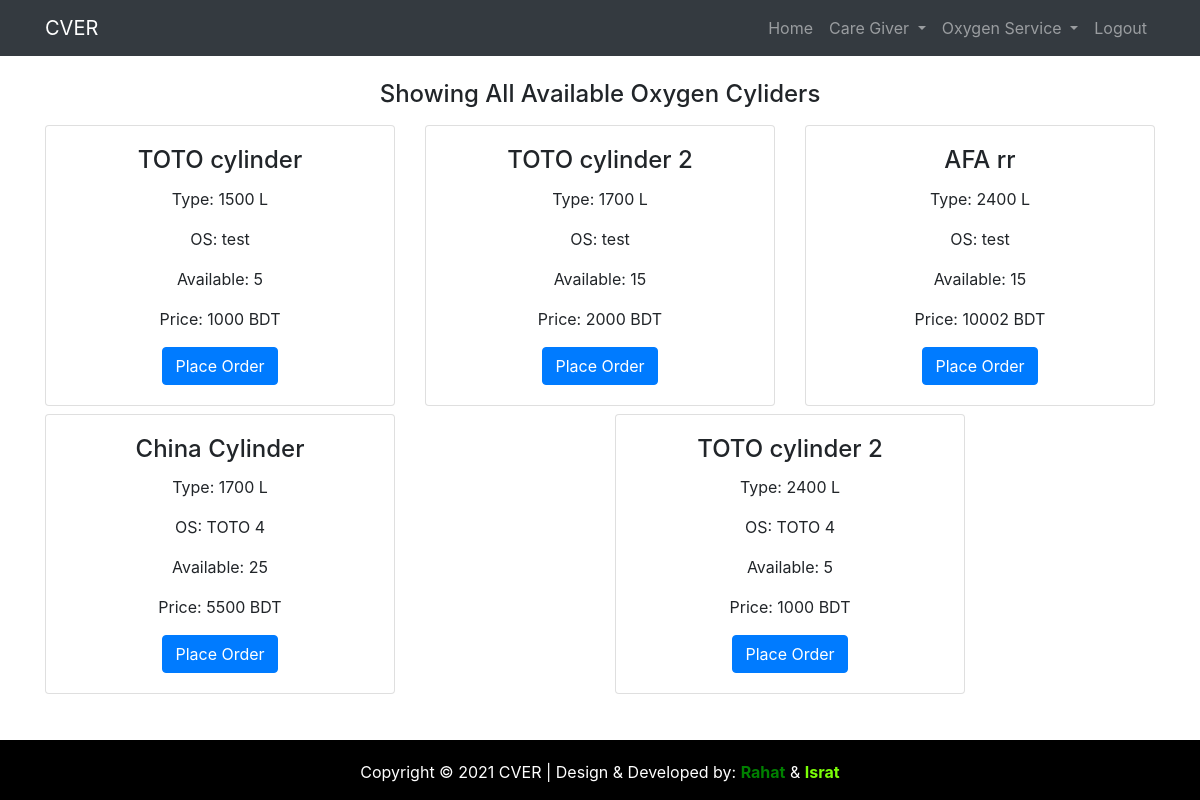
Before: /user/order_cylinder.php with the older database file.
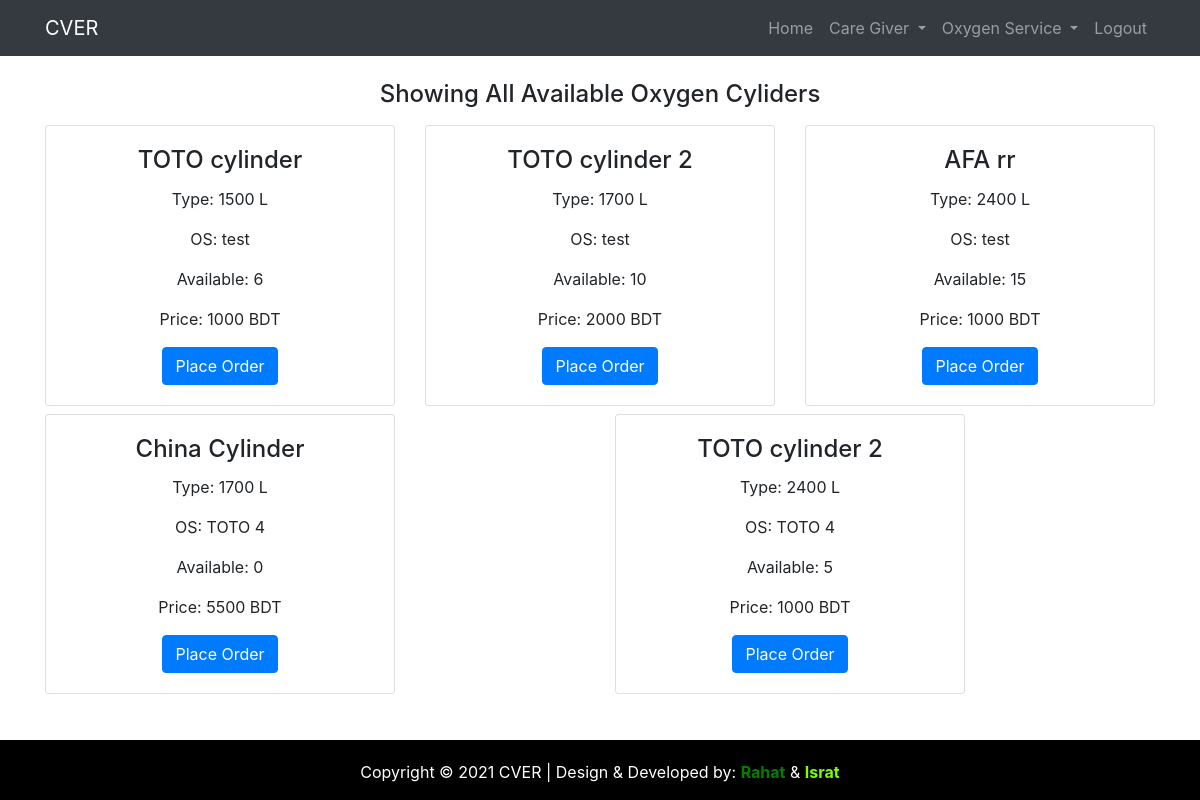
After: the same page with the newer database file.
### tables this page shows
CREATE TABLE `os_users` (
  `id` int(11) NOT NULL,
  `company_name` varchar(255) NOT NULL,
  `company_email` varchar(255) NOT NULL,
  `company_license_date` date NOT NULL,
  `company_phone` varchar(255) NOT NULL,
  `company_location` varchar(255) NOT NULL,
  `company_license` varchar(255) NOT NULL,
  `approve_status` int(11) NOT NULL DEFAULT 0,
  `password` varchar(255) NOT NULL DEFAULT '123'
);

CREATE TABLE `cylinder` (
  `id` int(11) NOT NULL,
  `os_id` int(11) NOT NULL,
  `cylinder_name` varchar(255) NOT NULL,
  `type` varchar(255) NOT NULL,
  `quantity` int(11) NOT NULL,
  `price` varchar(255) NOT NULL
);

### user/order_cylinder.php (the view, shortened to what this page needs)
<?php
	require '../db_config.php';
	$sql="Select * FROM os_users join cylinder on os_users.id=cylinder.os_id";
	$statement = $pdo->prepare($sql);
	$statement->execute();
	$alldata = $statement->fetchAll();
?>
<!DOCTYPE html>
<html>
<head>
</head>
<link rel="stylesheet" href="https://maxcdn.bootstrapcdn.com/bootstrap/4.0.0/css/bootstrap.min.css">
<body>
	<?php require 'navigation_bar.php' ?>
	<div class="container mt-4 mb-4">
	  <h4 class="text-center"> Showing All Available Oxygen Cyliders</h4>
	  	<div class="row" style="padding-bottom: 50px;">
	  		 <?php
			  	foreach ($alldata as $key => $data) {
			  ?>
	  		<div class="col mt-2">
	  			<div class="card" style="width:350px">
				    <div class="card-body text-center">
				      <h4 class="card-title"><?= $data['cylinder_name'] ?></h4>
				      <p class="card-text">Type: <?= $data['type'] ?> L</p>
				      <p class="card-text">OS: <?= $data['company_name'] ?></p>
				      <p class="card-text">Available: <?= $data['quantity'] ?></p>
				      <p class="card-text">Price: <?= $data['price'] ?> BDT</p>
				      <a href="order.php?id=<?= $data['id'] ?>" class="btn btn-primary">Place Order</a>
				    </div>
				 </div>
	  		</div>
	  		  <?php
				  	}
				  ?>
	  	</div>
	</div>
	<?php require 'footer.php' ?>
</body>
</html>

Changed rows visible on the page:
changed through a linked row, os_users "test": cylinder.quantity "5" → "6"; cylinder.quantity "15" → "10"; cylinder.price "10002" → "1000"
changed through a linked row, os_users "TOTO 4": cylinder.quantity "25" → "0"
